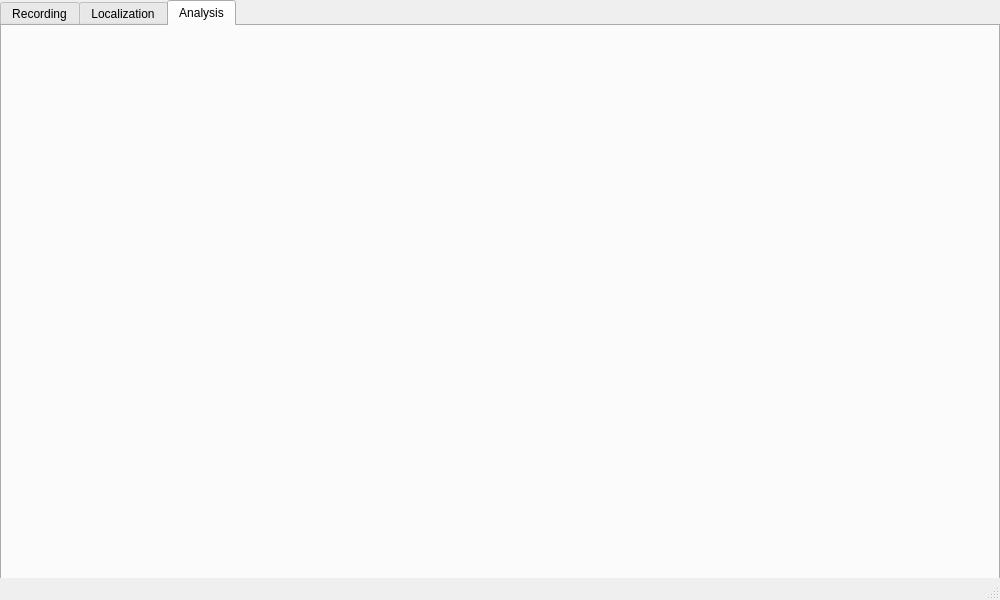
<?xml version="1.0" encoding="UTF-8"?>
<ui version="4.0">
 <class>MainWindow</class>
 <widget class="QMainWindow" name="MainWindow">
  <property name="geometry">
   <rect>
    <x>0</x>
    <y>0</y>
    <width>1000</width>
    <height>600</height>
   </rect>
  </property>
  <property name="windowTitle">
   <string>MainWindow</string>
  </property>
  <widget class="QWidget" name="centralwidget">
   <widget class="QTabWidget" name="tabWidget">
    <property name="geometry">
     <rect>
      <x>0</x>
      <y>0</y>
      <width>1000</width>
      <height>600</height>
     </rect>
    </property>
    <property name="currentIndex">
     <number>2</number>
    </property>
    <widget class="QWidget" name="tab">
     <attribute name="title">
      <string>Recording</string>
     </attribute>
    </widget>
    <widget class="QWidget" name="tab_2">
     <attribute name="title">
      <string>Localization</string>
     </attribute>
    </widget>
    <widget class="QWidget" name="tab_3">
     <attribute name="title">
      <string>Analysis</string>
     </attribute>
    </widget>
   </widget>
  </widget>
  <widget class="QMenuBar" name="menubar">
   <property name="geometry">
    <rect>
     <x>0</x>
     <y>0</y>
     <width>1000</width>
     <height>21</height>
    </rect>
   </property>
  </widget>
  <widget class="QStatusBar" name="statusbar"/>
 </widget>
 <resources/>
 <connections/>
</ui>
